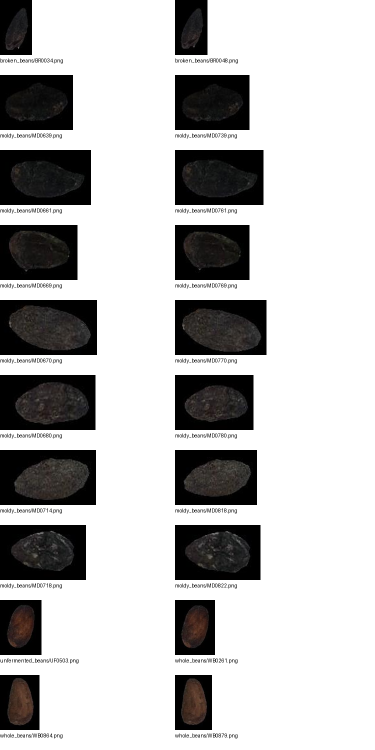
#> input picture complete_audit/accepted_near_0.png, 750 x 1500 px (shown at 1/2 size)
$ python -i audit_near_copies.py   (imports and definitions only)
#> lines starting #> are read from the running program, lines starting #| are printed output that depends on the picture
from pathlib import Path
from collections import defaultdict
import numpy as np,json,csv
from PIL import Image,ImageOps,ImageDraw
# [1 line that did not run here, left out]
byhash={}
# [1 line not run here, left out]
unique=list(byhash.values());hashes=np.array([int(r['phash']) for r in unique],dtype=np.uint64)
parent=list(range(len(unique)))
def find(i):
 while parent[i]!=i:parent[i]=parent[parent[i]];i=parent[i]
 return i
def norm(path):
#> called with path = 'complete_audit/accepted_near_0.png'
 with Image.open(path) as opened:
#> opened is the input picture: PIL image 750x1500 RGB; mean R, G, B 187.9, 187.4, 187.1
  im=ImageOps.exif_transpose(opened).convert('RGB');a=np.asarray(im);yy,xx=np.where(a.max(2)>8)
  if len(xx):im=im.crop((int(xx.min()),int(yy.min()),int(xx.max()+1),int(yy.max()+1)))
  return np.asarray(im.resize((64,64),Image.Resampling.BICUBIC),dtype=np.float64)/255
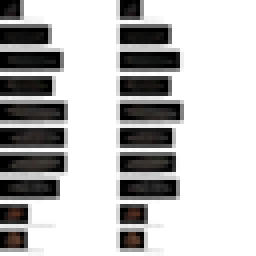
#> returned value: shape (64, 64, 3) float64 (shown 4 times larger); mean of channels 0, 1, 2 0.737, 0.735, 0.734; drawn as R, G, B
candidates=[];accepted=[];cached={}
# [10 lines not run here, left out]
index={r['pixel_sha256']:i for i,r in enumerate(unique)}
# [17 lines not run here, left out]

>>> result = norm('complete_audit/accepted_near_0.png')
